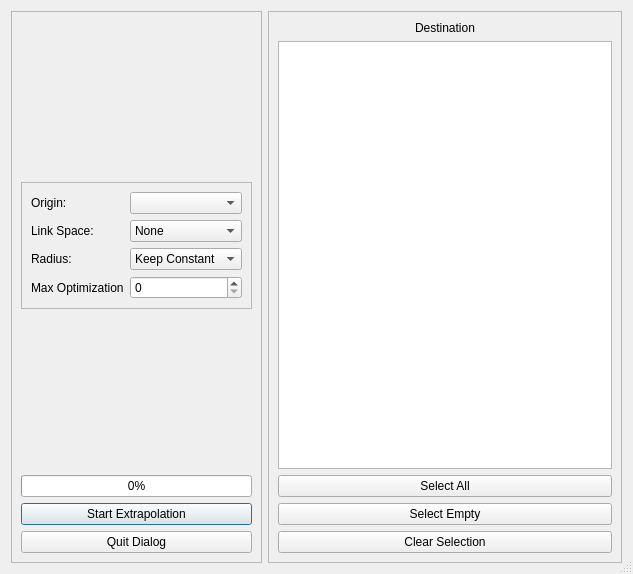
<?xml version="1.0" encoding="UTF-8"?>
<ui version="4.0">
 <class>ExtrapolateSpheres</class>
 <widget class="QDialog" name="ExtrapolateSpheres">
  <property name="windowModality">
   <enum>Qt::ApplicationModal</enum>
  </property>
  <property name="geometry">
   <rect>
    <x>0</x>
    <y>0</y>
    <width>633</width>
    <height>574</height>
   </rect>
  </property>
  <property name="windowTitle">
   <string>Extrapolate spheres</string>
  </property>
  <property name="sizeGripEnabled">
   <bool>true</bool>
  </property>
  <property name="modal">
   <bool>true</bool>
  </property>
  <layout class="QHBoxLayout" name="horizontalLayout" stretch="1,2">
   <item>
    <widget class="QFrame" name="frame">
     <property name="frameShape">
      <enum>QFrame::StyledPanel</enum>
     </property>
     <property name="frameShadow">
      <enum>QFrame::Raised</enum>
     </property>
     <layout class="QVBoxLayout" name="verticalLayout_2">
      <item>
       <spacer name="verticalSpacer">
        <property name="orientation">
         <enum>Qt::Vertical</enum>
        </property>
        <property name="sizeHint" stdset="0">
         <size>
          <width>20</width>
          <height>40</height>
         </size>
        </property>
       </spacer>
      </item>
      <item>
       <widget class="QFrame" name="frame_3">
        <property name="frameShape">
         <enum>QFrame::StyledPanel</enum>
        </property>
        <property name="frameShadow">
         <enum>QFrame::Raised</enum>
        </property>
        <layout class="QFormLayout" name="formLayout">
         <item row="0" column="0">
          <widget class="QLabel" name="label">
           <property name="text">
            <string>Origin:</string>
           </property>
          </widget>
         </item>
         <item row="0" column="1">
          <widget class="QComboBox" name="origin_combo"/>
         </item>
         <item row="1" column="0">
          <widget class="QLabel" name="label_3">
           <property name="text">
            <string>Link Space:</string>
           </property>
          </widget>
         </item>
         <item row="1" column="1">
          <widget class="QComboBox" name="link_combo">
           <item>
            <property name="text">
             <string>None</string>
            </property>
           </item>
           <item>
            <property name="text">
             <string>Talairach</string>
            </property>
           </item>
           <item>
            <property name="text">
             <string>Dartel</string>
            </property>
           </item>
          </widget>
         </item>
         <item row="2" column="0">
          <widget class="QLabel" name="label_4">
           <property name="text">
            <string>Radius:</string>
           </property>
          </widget>
         </item>
         <item row="2" column="1">
          <widget class="QComboBox" name="radio_combo">
           <item>
            <property name="text">
             <string>Keep Constant</string>
            </property>
           </item>
           <item>
            <property name="text">
             <string>Resize</string>
            </property>
           </item>
          </widget>
         </item>
         <item row="3" column="1">
          <widget class="QSpinBox" name="optimize_radius">
           <property name="maximum">
            <number>20</number>
           </property>
          </widget>
         </item>
         <item row="3" column="0">
          <widget class="QLabel" name="label_5">
           <property name="text">
            <string>Max Optimization</string>
           </property>
          </widget>
         </item>
        </layout>
       </widget>
      </item>
      <item>
       <spacer name="verticalSpacer_2">
        <property name="orientation">
         <enum>Qt::Vertical</enum>
        </property>
        <property name="sizeHint" stdset="0">
         <size>
          <width>20</width>
          <height>40</height>
         </size>
        </property>
       </spacer>
      </item>
      <item>
       <widget class="QProgressBar" name="progressBar">
        <property name="value">
         <number>0</number>
        </property>
       </widget>
      </item>
      <item>
       <widget class="QPushButton" name="start_button">
        <property name="text">
         <string>Start Extrapolation</string>
        </property>
        <property name="default">
         <bool>true</bool>
        </property>
       </widget>
      </item>
      <item>
       <widget class="QPushButton" name="quit_button">
        <property name="text">
         <string>Quit Dialog</string>
        </property>
       </widget>
      </item>
     </layout>
    </widget>
   </item>
   <item>
    <widget class="QFrame" name="frame_2">
     <property name="frameShape">
      <enum>QFrame::StyledPanel</enum>
     </property>
     <property name="frameShadow">
      <enum>QFrame::Raised</enum>
     </property>
     <layout class="QVBoxLayout" name="verticalLayout">
      <item>
       <widget class="QLabel" name="label_2">
        <property name="text">
         <string>Destination</string>
        </property>
        <property name="alignment">
         <set>Qt::AlignCenter</set>
        </property>
       </widget>
      </item>
      <item>
       <widget class="QTableView" name="tableView">
        <property name="alternatingRowColors">
         <bool>true</bool>
        </property>
        <property name="selectionMode">
         <enum>QAbstractItemView::SingleSelection</enum>
        </property>
        <property name="selectionBehavior">
         <enum>QAbstractItemView::SelectRows</enum>
        </property>
        <attribute name="horizontalHeaderStretchLastSection">
         <bool>true</bool>
        </attribute>
       </widget>
      </item>
      <item>
       <widget class="QPushButton" name="select_all_button">
        <property name="text">
         <string>Select All</string>
        </property>
       </widget>
      </item>
      <item>
       <widget class="QPushButton" name="select_empty">
        <property name="text">
         <string>Select Empty</string>
        </property>
       </widget>
      </item>
      <item>
       <widget class="QPushButton" name="clear_button">
        <property name="text">
         <string>Clear Selection</string>
        </property>
       </widget>
      </item>
     </layout>
    </widget>
   </item>
  </layout>
 </widget>
 <resources/>
 <connections/>
</ui>
